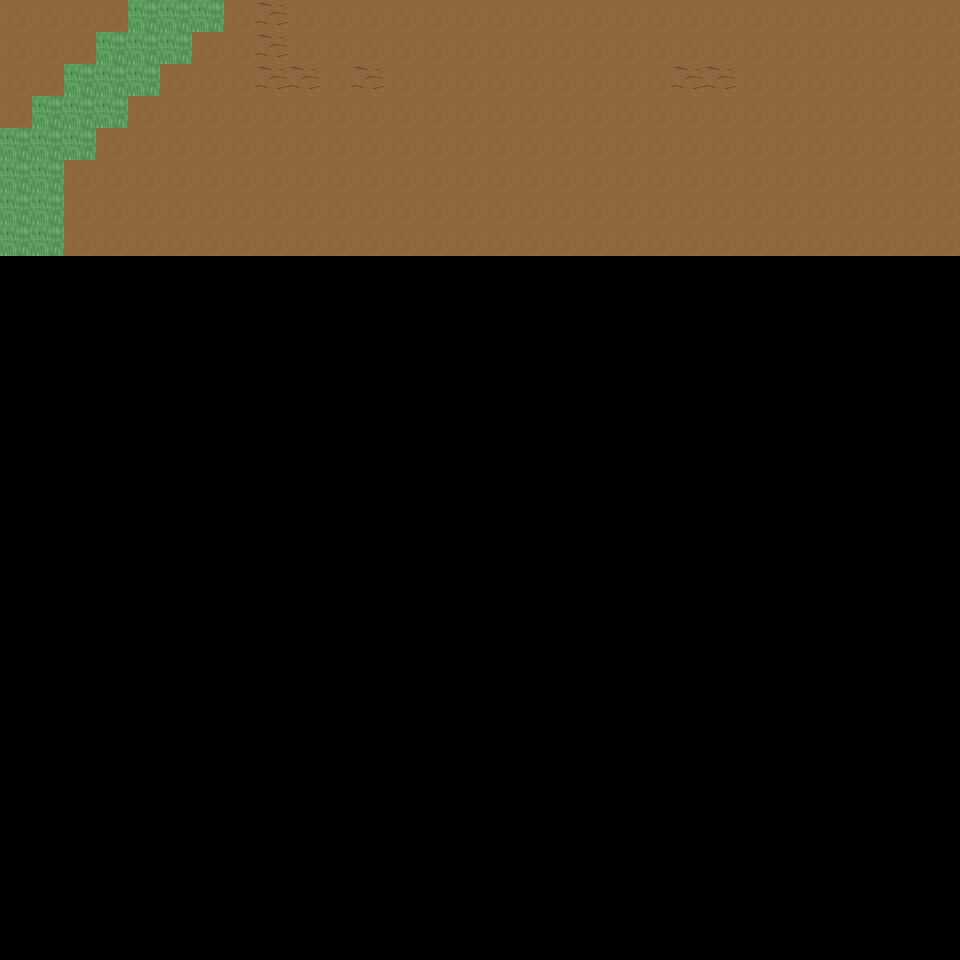

Below is a game level as drawn by its tile map, then a one-line description and the .tmx that defines it (tile-layer data replaced by summaries):
An orthogonal 30x30 tile map with 32x32 px tiles, 6 tile layers (Ground, Object, Object2, Above, ...), 17 tilesets and 3 objects (3x mapExit).

<map version="1.0" orientation="orthogonal" renderorder="right-down" width="30" height="30" tilewidth="32" tileheight="32" nextobjectid="4">
  <tileset firstgid="1" name="tileset_ground_ground" tilewidth="32" tileheight="32" tilecount="33" columns="3">
    <image source="../drawable/tileset_ground_ground.png" width="96" height="352" />
  </tileset>
  <tileset firstgid="34" name="tileset_ground_rock_pebbles" tilewidth="32" tileheight="32" tilecount="3" columns="1">
    <image source="../drawable/tileset_ground_rock_pebbles.png" width="32" height="96" />
  </tileset>
  <tileset firstgid="37" name="tileset_ground_grass_edges" tilewidth="32" tileheight="32" tilecount="36" columns="12">
    <image source="../drawable/tileset_ground_grass_edges.png" width="384" height="96" />
  </tileset>
  <tileset firstgid="73" name="tileset_plant_flower_daisy_white" tilewidth="32" tileheight="32" tilecount="8" columns="2">
    <image source="../drawable/tileset_plant_flower_daisy_white.png" width="64" height="128" />
  </tileset>
  <tileset firstgid="81" name="tileset_ground_ridge_earth_dark" tilewidth="32" tileheight="32" tilecount="96" columns="12">
    <image source="../drawable/tileset_ground_ridge_earth_dark.png" width="384" height="256" />
  </tileset>
  <tileset firstgid="177" name="tileset_plant_grasses" tilewidth="32" tileheight="32" tilecount="6" columns="3">
    <image source="../drawable/tileset_plant_grasses.png" width="96" height="64" />
  </tileset>
  <tileset firstgid="183" name="tileset_ground_earth_edges" tilewidth="32" tileheight="32" tilecount="18" columns="6">
    <image source="../drawable/tileset_ground_earth_edges.png" width="192" height="96" />
  </tileset>
  <tileset firstgid="201" name="tileset_ground_pothole" tilewidth="32" tileheight="32" tilecount="4" columns="4">
    <image source="../drawable/tileset_ground_pothole.png" width="128" height="32" />
  </tileset>
  <tileset firstgid="205" name="tileset_item_statue_green_stone_3" tilewidth="32" tileheight="32" tilecount="3" columns="1">
    <image source="../drawable/tileset_item_statue_green_stone_3.png" width="32" height="96" />
  </tileset>
  <tileset firstgid="208" name="tileset_ground_rock_rocks_2" tilewidth="32" tileheight="32" tilecount="4" columns="2">
    <image source="../drawable/tileset_ground_rock_rocks_2.png" width="64" height="64" />
  </tileset>
  <tileset firstgid="212" name="tileset_logic_creature_animal" tilewidth="32" tileheight="32" tilecount="32" columns="8">
    <image source="../drawable/tileset_logic_creature_animal.png" width="256" height="128" />
  </tileset>
  <tileset firstgid="244" name="tileset_logic_collision" tilewidth="32" tileheight="32" tilecount="1" columns="1">
    <image source="../drawable/tileset_logic_collision.png" width="32" height="32" />
  </tileset>
  <tileset firstgid="245" name="tileset_plant_tree_taller_trees" tilewidth="32" tileheight="32" tilecount="32" columns="8">
    <image source="../drawable/tileset_plant_tree_taller_trees.png" width="256" height="128" />
  </tileset>
  <tileset firstgid="277" name="tileset_plant_tree_spruce" tilewidth="32" tileheight="32" tilecount="6" columns="2">
    <image source="../drawable/tileset_plant_tree_spruce.png" width="64" height="96" />
  </tileset>
  <tileset firstgid="283" name="tileset_plant_bush_bush_mult_colored" tilewidth="32" tileheight="32" tilecount="6" columns="3">
    <image source="../drawable/tileset_plant_bush_bush_mult_colored.png" width="96" height="64" />
  </tileset>
  <tileset firstgid="289" name="tileset_plant_tree_pine_tree" tilewidth="32" tileheight="32" tilecount="20" columns="4">
    <image source="../drawable/tileset_plant_tree_pine_tree.png" width="128" height="160" />
  </tileset>
  <tileset firstgid="309" name="tileset_plant_tree_pine_tree_1" tilewidth="32" tileheight="32" tilecount="20" columns="4">
    <image source="../drawable/tileset_plant_tree_pine_tree_1.png" width="128" height="160" />
  </tileset>
  <layer name="Ground" width="30" height="30">
    <data>[900 cells, 240 non-empty, 1 distinct tile ids]</data>
  </layer>
  <layer name="Object" width="30" height="30">
    <data>[900 cells, 28 non-empty, 9 distinct tile ids]</data>
  </layer>
  <layer name="Object2" width="30" height="30">
    <data>[900 cells, 0 non-empty, 0 distinct tile ids]</data>
  </layer>
  <layer name="Above" width="30" height="30">
    <data>[900 cells, 0 non-empty, 0 distinct tile ids]</data>
  </layer>
  <layer name="Above2" width="30" height="30">
    <data>[900 cells, 0 non-empty, 0 distinct tile ids]</data>
  </layer>
  <layer name="Walkable" width="30" height="30">
    <data>[900 cells, 21 non-empty, 1 distinct tile ids]</data>
  </layer>
  <objectgroup name="MapEvents">
    <object id="1" name="north" type="mapExit" x="0" y="0" width="128" height="32">
      <properties>
        <property name="map" value="level_0_x68_y62" />
        <property name="x" value="0" />
        <property name="y" value="28" />
      </properties>
    </object>
    <object id="2" name="north2" type="mapExit" x="224" y="0" width="736" height="32">
      <properties>
        <property name="map" value="level_0_x68_y62" />
        <property name="x" value="7" />
        <property name="y" value="28" />
      </properties>
    </object>
    <object id="3" name="east" type="mapExit" x="928" y="0" width="32" height="960">
      <properties>
        <property name="map" value="level_0_x69_y63" />
        <property name="x" value="1" />
        <property name="y" value="0" />
      </properties>
    </object>
  </objectgroup>
</map>
